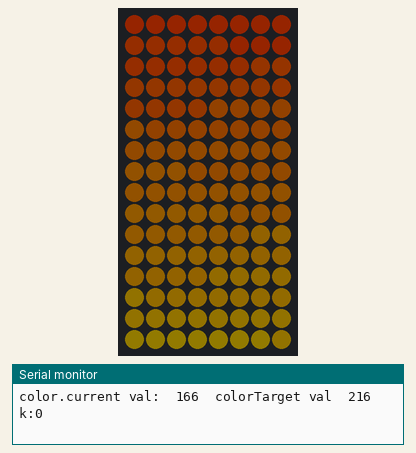
Recording of a program running on a simulated ESP8266 (NodeMCU). Parts: 8×16 RGB LED matrix (first LED top left, wired row by row), the last lines printed to the serial monitor. Dim RGB values are drawn brighter than linear; random numbers use the default seed unless the program sets one.

Above: at 0.06 s.
At 8.94 s:
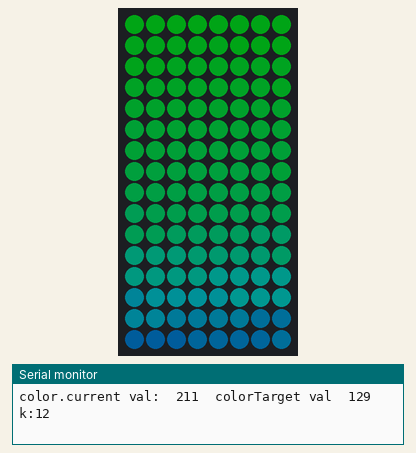
At 12.14 s:
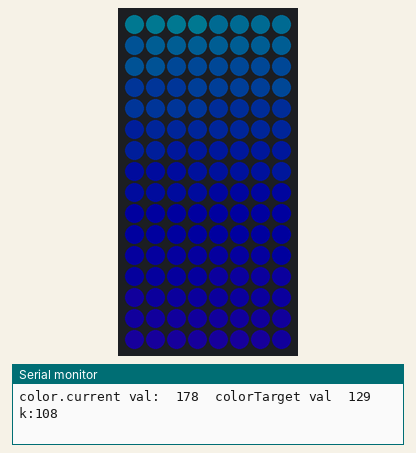
At 19.65 s:
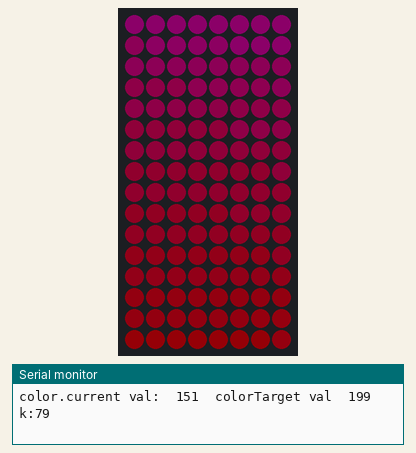
At 28.32 s:
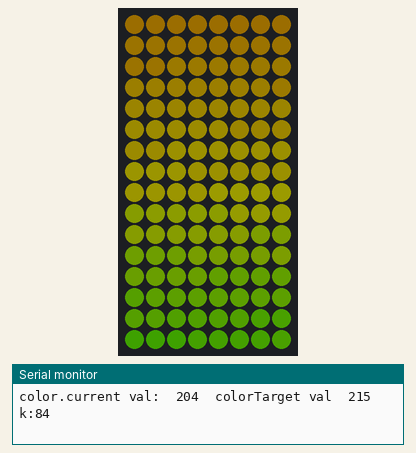
At 39.81 s:
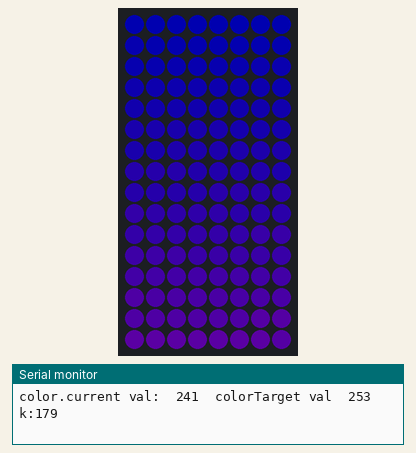

The program:

main.cpp
```cpp
#include <Arduino.h>
#include <FastLED.h>
#include "Color.h"
#define DATA_PIN 14

// Params for width and height
const uint8_t kMatrixWidth = 8;
const uint8_t kMatrixHeight = 16;

// Param for different pixel layouts
const bool    kMatrixSerpentineLayout = true;
const bool    kMatrixVertical = false;

#define NUM_LEDS (kMatrixWidth*kMatrixHeight)

CRGB leds[NUM_LEDS];

const uint8_t BRIGHTNESS = 63; //Scaling factor for the brightness
const uint8_t BLEND_RATE_HUE = 100;
const uint8_t BLEND_RATE_VAL = 33;

Color color;


void setup() {
	// Serial.begin(9600);
	// delay(1000);
	// Serial.println();
	FastLED.addLeds<NEOPIXEL, DATA_PIN>(leds, NUM_LEDS);
	FastLED.setBrightness(BRIGHTNESS);

	color.current.h = color.start.h + 36;

}

void loop() {
	EVERY_N_MILLISECONDS(BLEND_RATE_HUE) {
		color.start.h += 1;
		color.current.h += 1;
	}

	EVERY_N_MILLISECONDS(BLEND_RATE_VAL) {
		static uint8_t k;
		if (color.start.v == color.target.v) {
			color.startV.v = color.current.v;
			color.target.v = color.randomVal();
			k = 0;
			Serial.printf("New color.target val:\t %u\n", color.target.v);
		}

		color.current.v = blend(color.startV, color.target, k, SHORTEST_HUES).v;
		color.start.v = color.current.v;

		Serial.printf("color.current val:\t%u\tcolorTarget val\t%u\tk:%u\n", color.current.v, color.target.v, k);

		k++;
	}

	if (color.previous != color.start) {
		// Serial.println("tick");

		fill_gradient(leds, NUM_LEDS, color.start, color.current, FORWARD_HUES);
		FastLED.show();

		color.previous = color.start;
	}

	// fill_gradient(leds, NUM_LEDS, CHSV(0,255,255), CHSV(255,255,255), FORWARD_HUES);
	// FastLED.show();
}
```

Color.cpp
```cpp
#include<FastLED.h>
#include<Arduino.h>
#include "Color.h"


//Declares the variables necessary to cycle colors
CHSV start;
CHSV target;
CHSV current;
CHSV previous;

//These variables are used to blend the hue and value independently.
CHSV startV;
CHSV startH;


uint8_t Color::randomHue() {
	return random(0, 255);
}

uint8_t Color::randomVal() {
	return random(MIN_VAL, MAX_VAL);
}

Color::Color() {

	//Start and target are initialized randomly
	start = CHSV(randomHue(), 255, randomVal());
	target = CHSV(randomHue(), 255, randomVal());
	current = start;
	//Used to decide whether or not to update the LEDs
	previous = CHSV(0, 0, 0);

	startH = CHSV(start.h, 0, 0);
	startV = CHSV(0, 0, start.v);
}
```

Color.h
```cpp
#ifndef COLOR_H
#define COLOR_H

#include<Arduino.h>
#include<FastLED.h>

class Color {
private:
	static const uint8_t MIN_VAL=127; //Defines the minimum value returned by the randomVal function
	static const uint8_t MAX_VAL=255; //Defines the maximum value returned by the randomVal function

public:

	Color();
	CHSV start;
	CHSV target;
	CHSV startH;
	CHSV startV;
	CHSV current;
	CHSV previous;

	uint8_t randomHue();
	uint8_t randomVal();
};

#endif
```
